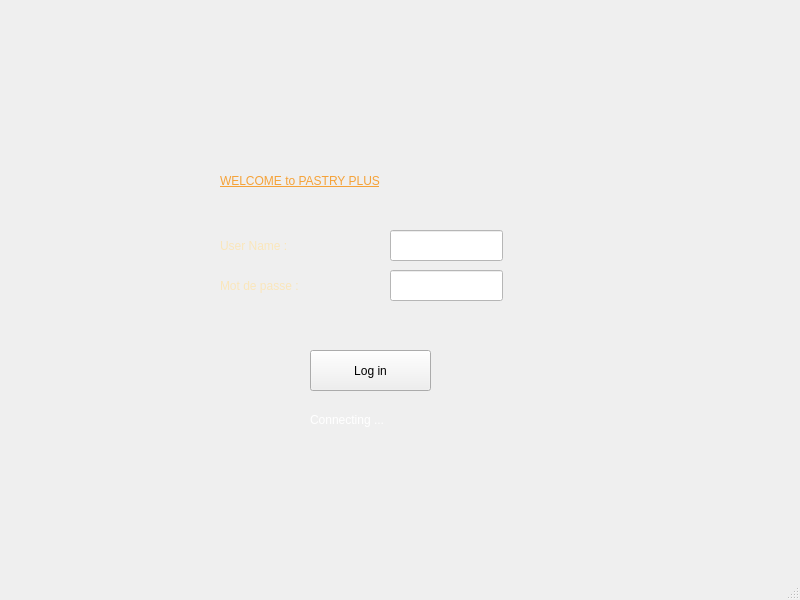
<?xml version="1.0" encoding="UTF-8"?>
<ui version="4.0">
 <class>MainWindowr</class>
 <widget class="QMainWindow" name="MainWindowr">
  <property name="geometry">
   <rect>
    <x>0</x>
    <y>0</y>
    <width>800</width>
    <height>600</height>
   </rect>
  </property>
  <property name="windowTitle">
   <string>MainWindow</string>
  </property>
  <widget class="QWidget" name="centralwidget">
   <widget class="QLabel" name="label">
    <property name="geometry">
     <rect>
      <x>220</x>
      <y>160</y>
      <width>431</width>
      <height>41</height>
     </rect>
    </property>
    <property name="styleSheet">
     <string notr="true">font: 75 20pt &quot;MS Shell Dlg 2&quot;;
text-decoration: underline;
/*color: rgb(255, 0, 0);
color: rgb(170, 100, 3);
color: rgb(101, 40, 18);
color: rgb(232, 181, 80);*/
color: rgb(245, 162, 56);
</string>
    </property>
    <property name="text">
     <string>WELCOME to PASTRY PLUS</string>
    </property>
   </widget>
   <widget class="QLabel" name="label_2">
    <property name="geometry">
     <rect>
      <x>220</x>
      <y>230</y>
      <width>131</width>
      <height>31</height>
     </rect>
    </property>
    <property name="styleSheet">
     <string notr="true">font: 14pt &quot;MS Shell Dlg 2&quot;;
/*color: rgb(85, 0, 255);*/
color: rgb(250, 230, 187);</string>
    </property>
    <property name="text">
     <string>User Name :</string>
    </property>
   </widget>
   <widget class="QLabel" name="label_5">
    <property name="geometry">
     <rect>
      <x>220</x>
      <y>270</y>
      <width>151</width>
      <height>31</height>
     </rect>
    </property>
    <property name="styleSheet">
     <string notr="true">font: 14pt &quot;MS Shell Dlg 2&quot;;
/*color: rgb(85, 0, 255);*/
color: rgb(250, 230, 187);</string>
    </property>
    <property name="text">
     <string>Mot de passe :</string>
    </property>
   </widget>
   <widget class="QPushButton" name="pushButton_submit">
    <property name="geometry">
     <rect>
      <x>310</x>
      <y>350</y>
      <width>121</width>
      <height>41</height>
     </rect>
    </property>
    <property name="text">
     <string>Log in</string>
    </property>
   </widget>
   <widget class="QLineEdit" name="lineEdit_userID">
    <property name="geometry">
     <rect>
      <x>390</x>
      <y>230</y>
      <width>113</width>
      <height>31</height>
     </rect>
    </property>
    <property name="styleSheet">
     <string notr="true">background-color: rgb(255, 255, 255);</string>
    </property>
   </widget>
   <widget class="QLineEdit" name="lineEdit_password">
    <property name="geometry">
     <rect>
      <x>390</x>
      <y>270</y>
      <width>113</width>
      <height>31</height>
     </rect>
    </property>
    <property name="styleSheet">
     <string notr="true">background-color: rgb(255, 255, 255);</string>
    </property>
    <property name="echoMode">
     <enum>QLineEdit::Password</enum>
    </property>
   </widget>
   <widget class="QLabel" name="label_3">
    <property name="geometry">
     <rect>
      <x>310</x>
      <y>410</y>
      <width>121</width>
      <height>20</height>
     </rect>
    </property>
    <property name="styleSheet">
     <string notr="true">font: 75 10pt &quot;MS Shell Dlg 2&quot;;
color: rgb(255, 255, 255);</string>
    </property>
    <property name="text">
     <string>Connecting ...</string>
    </property>
   </widget>
   <widget class="QLabel" name="login_img">
    <property name="geometry">
     <rect>
      <x>0</x>
      <y>0</y>
      <width>801</width>
      <height>581</height>
     </rect>
    </property>
    <property name="text">
     <string/>
    </property>
    <property name="pixmap">
     <pixmap>:/image/front.jpg</pixmap>
    </property>
   </widget>
   <zorder>login_img</zorder>
   <zorder>label</zorder>
   <zorder>label_2</zorder>
   <zorder>label_5</zorder>
   <zorder>pushButton_submit</zorder>
   <zorder>lineEdit_userID</zorder>
   <zorder>lineEdit_password</zorder>
   <zorder>label_3</zorder>
  </widget>
  <widget class="QMenuBar" name="menubar">
   <property name="geometry">
    <rect>
     <x>0</x>
     <y>0</y>
     <width>800</width>
     <height>22</height>
    </rect>
   </property>
  </widget>
  <widget class="QStatusBar" name="statusbar"/>
 </widget>
 <resources/>
 <connections/>
</ui>
